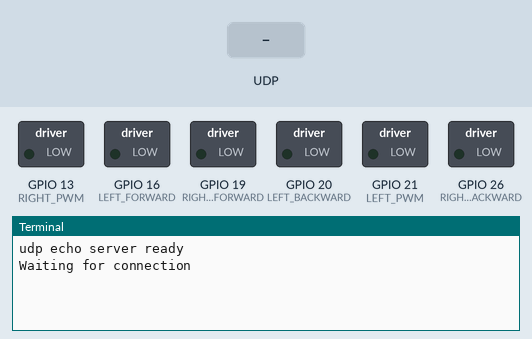
The program below on a simulated Raspberry Pi (BCM pin numbers). On the bench: switched loads named in the program (green lamp = pin HIGH), the last lines printed to the terminal. The test bench sets the inputs (shaded band).

Above: at 1.2 s.
1.3 s: UDP packet "1" arrives
At 1.8 s:
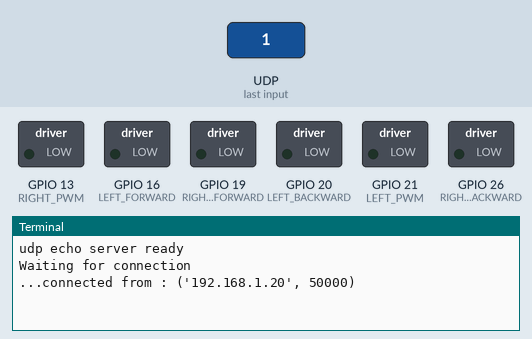
2.8 s: UDP packet "0" arrives
At 4.0 s:
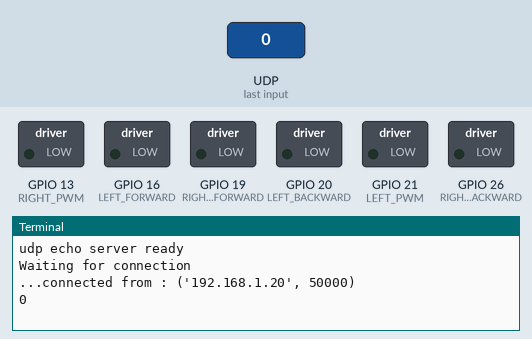
4.3 s: UDP packet "on" arrives
At 5.3 s:
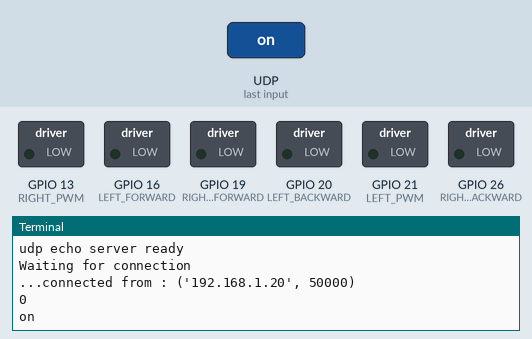

The program:

CARServer_UDP.py
```python
# CARServer_UDP.py
import CARControl_UDP
from socket import *
from time import ctime
import RPi.GPIO as GPIO
import sys


#CARControl.setup()

ctrCmd = ["FF", "RR", "BB", "LL", "FR", "BR", "FL", "BL", "SS", "PP"]
cmd = []

HOST = ''
PORT = 5900
BUFSIZE = 1024
ADDR = (HOST,PORT)

udpSerSock = socket(AF_INET, SOCK_DGRAM)

# 포트 설정
udpSerSock.bind(ADDR)

# 준비 완료 화면에 표시
print('udp echo server ready')

while True:
        print('Waiting for connection')
        data, addr = udpSerSock.recvfrom(BUFSIZE)
        print('...connected from :', addr)
        try:
                while True:
                    data = ''
                    data = udpSerSock.recv(BUFSIZE)
                    data = data.decode('utf-8')
                    print(data)
                    cmd = data.split(',')
                    if not data:
                        break
                    if cmd[0] == ctrCmd[0]:
                        CARControl_UDP.Forward(int(cmd[1]))
                        print("Forward")
                    if cmd[0] == ctrCmd[1]:
                        CARControl_UDP.Right(int(cmd[1]))
                        print("Right")
                    if cmd[0] == ctrCmd[2]:
                        CARControl_UDP.Backward(int(cmd[1]))
                        print("Backward")
                    if cmd[0] == ctrCmd[3]:
                        CARControl_UDP.Left(int(cmd[1]))
                        print("Left")
                    if cmd[0] == ctrCmd[4]:
                        CARControl_UDP.F_Right(int(cmd[1]))
                        print("Forward Right")
                    if cmd[0] == ctrCmd[5]:
                        CARControl_UDP.B_Right(int(cmd[1]))
                        print("Backward Right")
                    if cmd[0] == ctrCmd[6]:
                        CARControl_UDP.F_Left(int(cmd[1]))
                        print("Forward Left")
                    if cmd[0] == ctrCmd[7]:
                        CARControl_UDP.B_Left(int(cmd[1]))
                        print("Backward Left")
                    if cmd[0] == ctrCmd[8]:
                        CARControl_UDP.Stop()
                        print("Stop")
                    if cmd[0] == ctrCmd[9]:
                        print("Poweroff")
                        CARControl_UDP.Poweroff()
                        break


        except KeyboardInterrupt:
            print("Terminated by Keborad Interrupt")
            GPIO.cleanup()
udpSerSock.close();
```

CARControl_UDP.py
```python
# CARControl_UDP.py
import RPi.GPIO as GPIO
import time
import sys

TRIG = 23
ECHO = 24

TRIG_R = 27
ECHO_R = 17

TRIG_L = 18
ECHO_L = 25

# RIGHT_FORWARD = 16
# RIGHT_BACKWARD = 20
# RIGHT_PWM = 21
# LEFT_FORWARD = 19
# LEFT_BACKWARD = 26
# LEFT_PWM = 13

RIGHT_FORWARD = 19
RIGHT_BACKWARD = 26
RIGHT_PWM = 13

LEFT_FORWARD = 16
LEFT_BACKWARD = 20
LEFT_PWM = 21

GPIO.setmode(GPIO.BCM)

GPIO.setup(TRIG, GPIO.OUT)
GPIO.setup(ECHO, GPIO.IN)

GPIO.setup(TRIG_R, GPIO.OUT)
GPIO.setup(ECHO_R, GPIO.IN)

GPIO.setup(TRIG_L, GPIO.OUT)
GPIO.setup(ECHO_L, GPIO.IN)

GPIO.setup(RIGHT_FORWARD,GPIO.OUT)
GPIO.setup(RIGHT_BACKWARD,GPIO.OUT)
GPIO.setup(RIGHT_PWM,GPIO.OUT)
GPIO.output(RIGHT_PWM,0)
RIGHT_MOTOR = GPIO.PWM(RIGHT_PWM,100)
RIGHT_MOTOR.start(0)
RIGHT_MOTOR.ChangeDutyCycle(0)

GPIO.setup(LEFT_FORWARD,GPIO.OUT)
GPIO.setup(LEFT_BACKWARD,GPIO.OUT)
GPIO.setup(LEFT_PWM,GPIO.OUT)
GPIO.output(LEFT_PWM,0)
LEFT_MOTOR = GPIO.PWM(LEFT_PWM,100)
LEFT_MOTOR.start(0)
LEFT_MOTOR.ChangeDutyCycle(0)

#RIGHT Motor control
def rightMotor(forward, backward, pwm):
    GPIO.output(RIGHT_FORWARD,forward)
    GPIO.output(RIGHT_BACKWARD,backward)
    RIGHT_MOTOR.ChangeDutyCycle(pwm)

#Left Motor control
def leftMotor(forward, backward, pwm):
    GPIO.output(LEFT_FORWARD,forward)
    GPIO.output(LEFT_BACKWARD,backward)
    LEFT_MOTOR.ChangeDutyCycle(pwm)

def Left(speed):
    rightMotor(1 ,0, speed)
    leftMotor(0 ,0, 0)
    cmd_text = "LEFT"

def Right(speed):
    rightMotor(0 ,0, 0)
    leftMotor(1 ,0, speed)
    cmd_text = "RIGHT"

def Forward(speed):
    rightMotor(1 ,0, speed-2)
    leftMotor(1 ,0, speed+2)
    cmd_text = "FORWARD"

def Backward(speed):
    rightMotor(0 ,1, speed)
    leftMotor(0 ,1, speed)
    cmd_text = "BACKWARD"

def F_Right(speed):
    rightMotor(1 ,0, speed//2)
    leftMotor(1 ,0, speed)

def B_Right(speed):
    rightMotor(0 ,1, speed//2)
    leftMotor(0 ,1, speed)

def F_Left(speed):
    rightMotor(1 ,0, speed)
    leftMotor(1 ,0, speed//2)

def B_Left(speed):
    rightMotor(0 ,1, speed)
    leftMotor(0 ,1, speed//2)

def Stop():
    rightMotor(0 ,0, 0)
    leftMotor(0 ,0, 0)

def Poweroff():
    RIGHT_MOTOR.stop()
    LEFT_MOTOR.stop()
    GPIO.cleanup()
    sys.exit()


if __name__ == '__main__':
    #rightMotor(1 ,0, 60)
    #leftMotor(1 ,0, 60)
    #Poweroff()
    pass
```

Measured:
- after the input at 1.3 s, the terminal: prints a new line at once (image 1)
- after the input at 2.8 s, the terminal: prints a new line at once (image 2)
- after the input at 4.3 s, the terminal: prints a new line at once (image 3)
